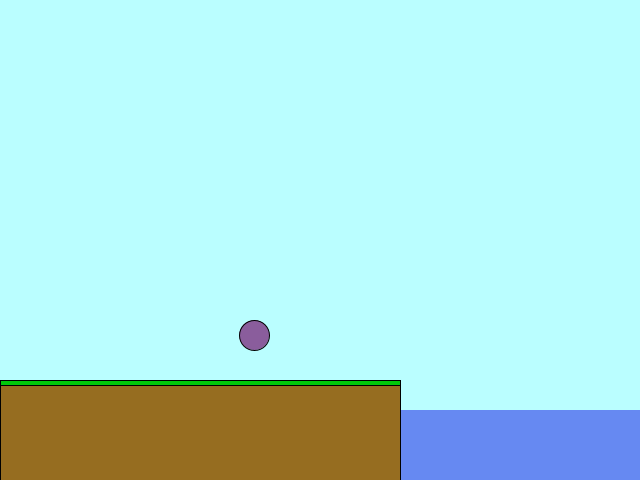
Frame 1 (no input)
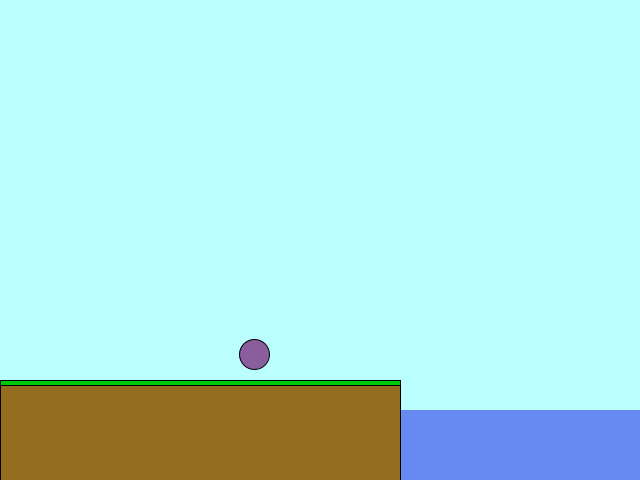
Frame 60 (the mouse pressed at the canvas centre just before this capture)
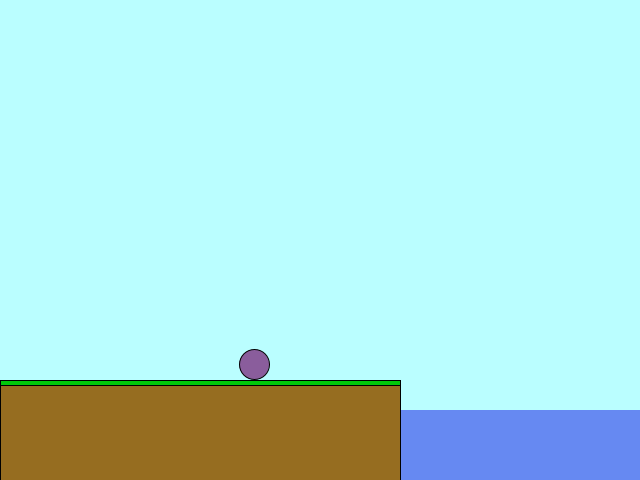
Frame 120 (the mouse held since frame 60 and released just before this capture)

The Processing sketch that drew these frames (run headless with seeded random() and noise(); from frame 60 on, the mouse is pressed at the canvas centre):

// Processing sketch: ch2_species
// ── ch2_species.pde
import java.util.concurrent.ConcurrentLinkedQueue; 


// global constants
// ---------
// this does nothing! hahaha... processing just isn't getting the events
// in the first place. wow.
int numClicks = 0;
ConcurrentLinkedQueue<java.awt.event.MouseEvent> clicks;

// background
int SCREEN_HEIGHT = 480;
int SCREEN_WIDTH = 640;
color BG = color(186, 254, 255);

// ground
int GROUND_HEIGHT = 100;
int GROUND_WIDTH = 400;
int GROUND_THICKNESS = 5;
int GROUND_LEVEL = SCREEN_HEIGHT - GROUND_HEIGHT;
color GROUND_COLOR = color(0, 200, 10);
color DIRT_COLOR = color(150, 109, 32);

// water
color WATER_COLOR = color(102, 137, 242);
int WATER_SINKAGE = 30;
int WATER_LEVEL = GROUND_LEVEL + WATER_SINKAGE;
float WATER_DRAG = 0.07;

// physics
float GRAVITY_FORCE_MAGNITUDE = 0.3;
PVector GRAVITY_FORCE = new PVector(0, GRAVITY_FORCE_MAGNITUDE);
float FRICTION = 0.05;
float BOUNCE_DAMPENING = 0.8;
float MOTION_CUTOFF = 0.05;

// creature-specific constants are in their respsective classes

// globals
// -------
Creature[] creatures;
int numBouncers = 1;
int numCreatures = numBouncers;
void setup() {
  // for exporing only...
  size(640, 480);
  //size(SCREEN_WIDTH, SCREEN_HEIGHT);
  clicks = new ConcurrentLinkedQueue<java.awt.event.MouseEvent>();
  creatures = new Creature[numCreatures];
  for (int i = 0; i < numBouncers; i++) {
   creatures[i] = new Bouncer(); 
  }
}

void draw() {
  draw_background();
  
   for (Creature c : creatures) {
     c.update();
     c.display();  
 }
}

void draw_background() {
   background(BG);
   
   // ground
   stroke(0);
   fill(GROUND_COLOR);
   rect(0, GROUND_LEVEL, GROUND_WIDTH, GROUND_THICKNESS);
   // dirt
   fill(DIRT_COLOR);
   rect(0,
        GROUND_LEVEL + GROUND_THICKNESS,
        GROUND_WIDTH,
        GROUND_HEIGHT - GROUND_THICKNESS);
   
   // water
   stroke(WATER_COLOR);
   fill(WATER_COLOR);
   rect(GROUND_WIDTH + 1, // pixel border
        GROUND_LEVEL + WATER_SINKAGE,
        width - GROUND_WIDTH - 1, // pixel border
        GROUND_HEIGHT - WATER_SINKAGE);
}

  // test: will this work?
  void mouseClicked(java.awt.event.MouseEvent event) {
    // can only bounce on the ground!
    if (isOnGround(creatures[0])) {
      clicks.add(event);
    }
  }

class Bouncer extends Creature {
 // important note: all bouncer coordinates are done using 
 // ellipseMode(CORNER). In other words, coordinates are calculated assuming
 // the position of the bouncer is its upper-left corner, with its body 
 // stretching down 'height' and right 'width'.
 
  color BOUNCER_COLOR = color(138, 93, 156);
  int BOUNCER_HEIGHT = 30;
  int BOUNCER_WIDTH = 30;
  float BOUNCER_POWER = 40;
  PVector target; // for motion. null when no command.
  
  Bouncer() {
    super();
    target = null;
    myheight = BOUNCER_HEIGHT;
    mywidth = BOUNCER_WIDTH;
    p = new PVector(random(0, GROUND_WIDTH - BOUNCER_WIDTH),
                    GROUND_LEVEL - BOUNCER_HEIGHT - 30);
    m = 4;
  } 
  
  void update() {
    // process clicks from the concurrent data structure
    while (!clicks.isEmpty()) {
       java.awt.event.MouseEvent e = clicks.remove();
       target = new PVector(e.getX(), e.getY());
    }
    
    // forces
    // ------
    // experiment: motion as acceleration, applied first
    clickMotion();
    
    // water resistance
    if (isUnderwater(this)) {
      float speed = v.mag();
      float dragMag = WATER_DRAG * speed * speed;
      PVector drag = v.get();
      drag.mult(-1);
      drag.normalize();
      drag.mult(dragMag);
      applyForce(drag);
    }
    
    // friction
    PVector friction = v.get();
    friction.mult(-1);
    friction.normalize();
    friction.mult(FRICTION);
    applyForce(friction);
    
    // gravity
    if (!isOnGround(this)) {
      applyForce(GRAVITY_FORCE);
    }

    // integrate to velocity
    v.add(a);
    
    // integrate to position
    p.add(v);
    
    // deal with boundaries
    boundaries(this);
    
    // clear acceleration each time
    a.mult(0.0);
  }
  
  void clickMotion() {
    if (target != null) {
      int dx = (int) (target.x - p.x);
      int dy = (int) (target.y - p.y);
      PVector motion = new PVector(dx, dy);
      motion.normalize(); // make into unit vector
      motion.mult(BOUNCER_POWER);
      applyForce(motion);
      target = null;
    } 
  }
  
  void display() {
    stroke(0);
    fill(BOUNCER_COLOR);
    ellipseMode(CORNER);
    ellipse(p.x, p.y, BOUNCER_HEIGHT, BOUNCER_WIDTH);
  }
}

void boundaries(Creature c) {
 // x-direction: bounce
 if (c.p.x < 0) {
   if (c.v.x < 0) { // this is almost assuredly true
     c.v.x = - (c.v.x * BOUNCE_DAMPENING);
   }
   c.p.x = 0;
 } else if (c.p.x + c.mywidth > width) {
   if (c.v.x > 0) { // this is almost assuredly true
     c.v.x = - (c.v.x * BOUNCE_DAMPENING);
   }
   c.p.x = width - c.mywidth;
 }
 
  // x-direction: dirt wall. note that there is math overlap here! need
  // a more general approach.
 if (c.p.y > GROUND_LEVEL && c.p.x < GROUND_WIDTH
         && c.p.x + 20 > GROUND_WIDTH) // doing a margin check...
 {
   c.v.x = - (c.v.x * BOUNCE_DAMPENING);
   c.p.x = GROUND_WIDTH;
 }

 // y-direction: stop or nothing
 if (isOnGround(c)) {
   if (c.v.y > 0) { // almost assuredly true
     c.v.y = - (c.v.y * BOUNCE_DAMPENING);
   }
   if (isUnderwater(c)) {
     c.p.y = height - c.myheight;
   } else {
     c.p.y = GROUND_LEVEL - c.myheight;
   }  
 }
}

// function for all creatures
boolean isOnGround(Creature c) {
  return (c.p.x < GROUND_WIDTH && c.p.y + c.myheight >= GROUND_LEVEL) ||
         (c.p.y + c.myheight >= height);
}

boolean isUnderwater(Creature c) {
   return (c.p.x > GROUND_WIDTH && c.p.y >= WATER_LEVEL);
}

class Creature {
  int myheight;
  int mywidth;
  
  PVector p;
  PVector v;
  PVector a;
  int m;
  
  Creature() {
    p = new PVector(0,0);
    v = new PVector(0.0,0.0);
    a = new PVector(0.0,0.0);
    m = 1;
  }
  
  void applyForce(PVector force) {
    PVector f = PVector.div(force, m); 
    a.add(f);
  }
  
  void update() {
    // method stub--override
  } 
  
  void display() {
    // method stub--override
  }
}
